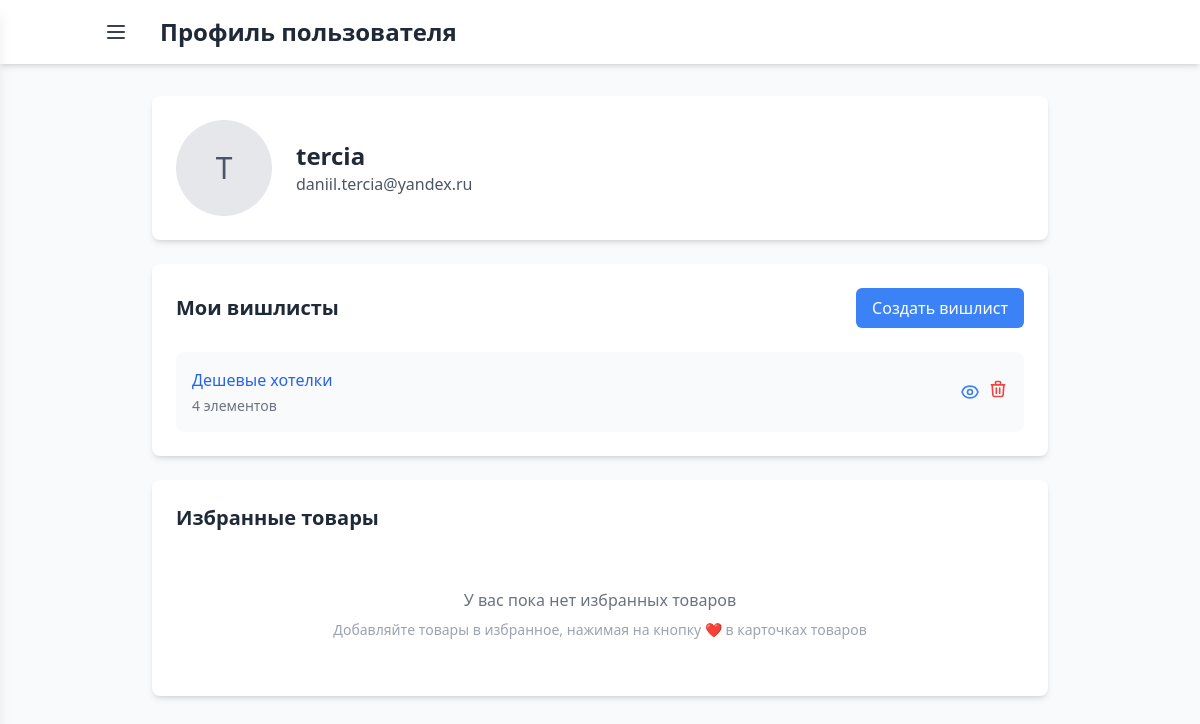
The page /profile/ (signed in) on the database as committed earlier.
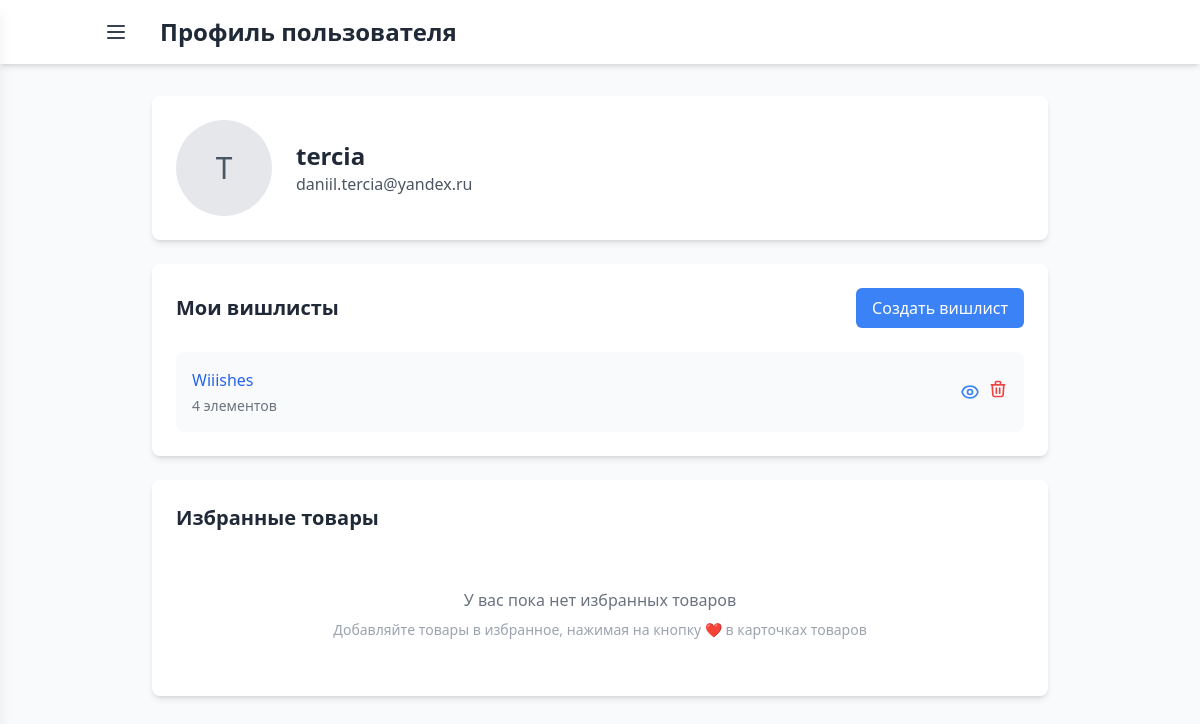
The same page on the database as committed later.
### wishlist/models.py (models this page shows, shortened)
class Wishlist(models.Model):
    user = models.ForeignKey(User, on_delete=models.CASCADE)
    title = models.CharField(max_length=200)
    description = models.TextField()
    created_at = models.DateTimeField(auto_now_add=True)
    likes = models.IntegerField(default=0)

### wishlist/views.py (the view)
# urls.py: path('profile/', views.profile, name='profile'),
@login_required
def profile(request):
    user = request.user
    wishlists = Wishlist.objects.filter(user=user)
    wishfavs = WishFav.objects.filter(user=user)
    context = {
        "user": user,
        "wishlists": wishlists,
        "favorite_items": wishfavs
    }
    return render(request, "profile.html", context)

### wishlist/templates/profile.html (shortened to what the changed rows need)
{% extends 'base.html' %}
{% block header %}
<h1 class="text-2xl font-bold text-gray-800">Профиль пользователя</h1>
{% endblock %}
{% block content %}
<div class="max-w-4xl mx-auto bg-white rounded-lg shadow-md overflow-hidden mb-6">
    <div class="p-6">
        <div class="flex items-center space-x-6">
            <div>
                <h1 class="text-2xl font-bold text-gray-800">{{ user.username }}</h1>
            </div>
        </div>
    </div>
</div>
<div class="max-w-4xl mx-auto bg-white rounded-lg shadow-md overflow-hidden mb-6">
    <div class="p-6">
        <div class="flex justify-between items-center mb-6">
            <h2 class="text-xl font-semibold text-gray-800">Мои вишлисты</h2>
        </div>
        <div class="space-y-4">
            {% for wishlist in wishlists %}
            <div class="flex items-center justify-between bg-gray-50 rounded-lg p-4 hover:bg-gray-100 transition duration-200">
                <div class="flex items-center space-x-4">
                    <div class="flex-1">
                        <a href="{% url 'wishlist_detail' wishlist.id %}" class="font-medium text-blue-600 hover:text-blue-800 transition duration-300">
                            {{ wishlist.title }}
                        </a>
                        <p class="text-sm text-gray-500 mt-1">{{ wishlist.wish_set.count }} элементов</p>
                    </div>
                </div>
                {% if user == request.user %}
                <div class="flex items-center space-x-2">
                    <a href="{% url 'wishlist_detail' wishlist.id %}" class="text-blue-500 hover:text-blue-700">
                    </a>
                    <form method="post" action="{% url 'delete_wishlist' wishlist.id %}" class="inline" onsubmit="return confirm('Удалить этот вишлист?');">
                        <button type="submit" class="text-red-500 hover:text-red-700">
                            <svg class="w-5 h-5" fill="none" stroke="currentColor" viewBox="0 0 24 24">
                                <path stroke-linecap="round" stroke-linejoin="round" stroke-width="2" d="M19 7l-.867 12.142A2 2 0 0116.138 21H7.862a2 2 0 01-1.995-1.858L5 7m5 4v6m4-6v6m1-10V4a1 1 0 00-1-1h-4a1 1 0 00-1 1v3M4 7h16"/>
                            </svg>
                        </button>
                    </form>
                </div>
                {% endif %}
            </div>
            {% endfor %}
        </div>
    </div>
</div>
<div class="max-w-4xl mx-auto bg-white rounded-lg shadow-md overflow-hidden">
    <div class="p-6">
        <h2 class="text-xl font-semibold text-gray-800 mb-6">Избранные товары</h2>
    </div>
</div>
{% endblock %}

Rows that differ between the two databases and show on the page:
changed Wishlist: title "Дешевые хотелки" → "Wiiishes"
